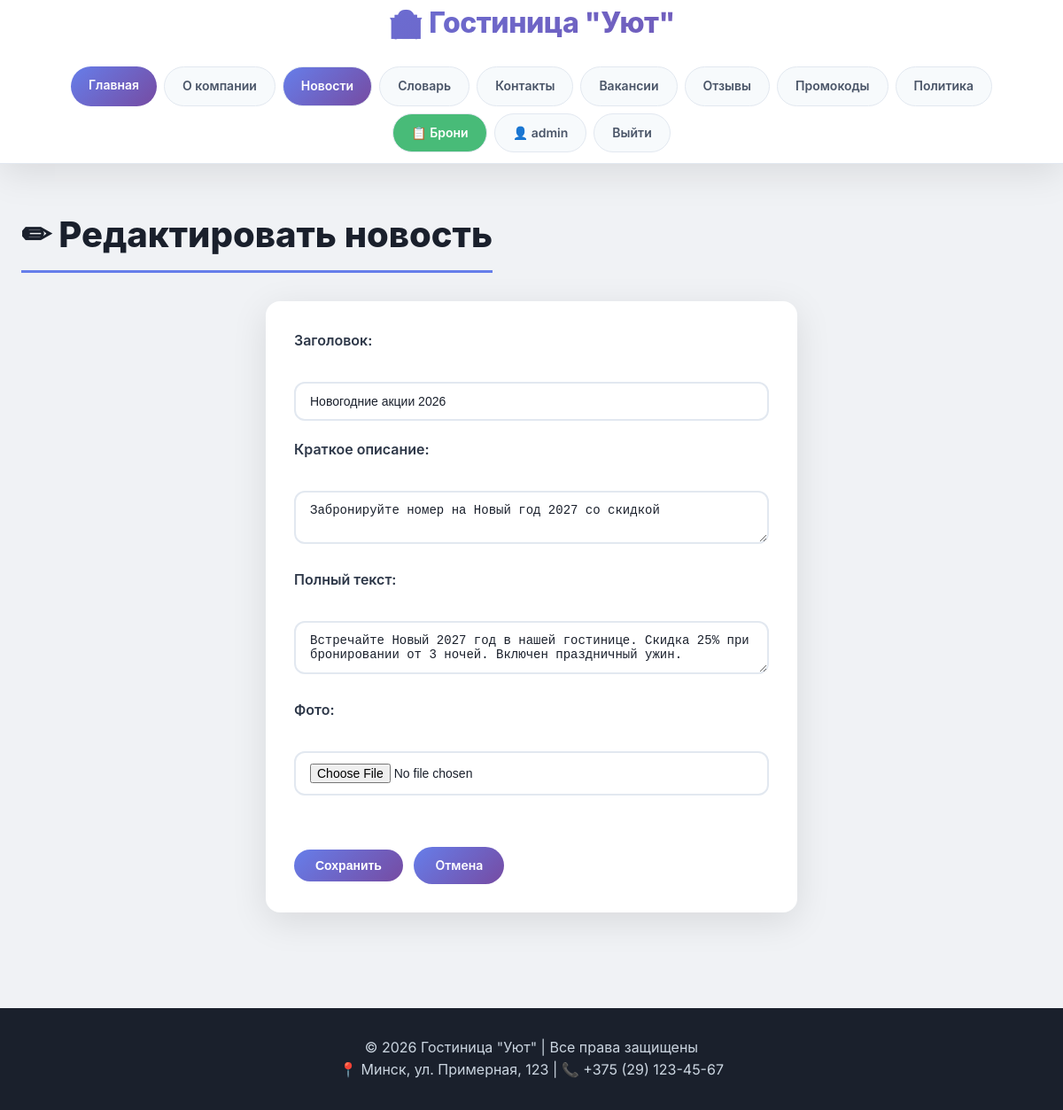
Page /news/update/2/ (signed in) on the committed database.
### hotel/models.py (models this page shows, shortened)
class News(models.Model):
    title = models.CharField(max_length=200)
    short_description = models.CharField(max_length=300)
    full_text = models.TextField()
    image = models.ImageField(upload_to='news/', null=True, blank=True)
    created_at = models.DateTimeField(auto_now_add=True)
    published_at = models.DateTimeField(default=timezone.now)
    class Meta:
        verbose_name = 'Новость'
        verbose_name_plural = 'Новости'
        ordering = ['-published_at']

### hotel/views.py (the view, shortened to what this page needs)
# urls.py: path('news/update/<int:news_id>/', views.news_update, name='news_update'),
@login_required
@user_passes_test(is_admin_only)
def news_update(request, news_id):
    news = get_object_or_404(News, id=news_id)
    return render(request, 'hotel/news_form.html', {'news': news})

### hotel/views.py (called while the page is built)
def is_admin_only(user):
    return user.is_superuser

### hotel/templates/hotel/news_form.html (shortened to what this page needs)
{% extends 'hotel/base.html' %}
{% block content %}
<h2>{% if news %}✏ Редактировать новость{% else %}➕ Добавить новость{% endif %}</h2>
<form method="post" enctype="multipart/form-data">
    <div>
        <label>Заголовок:</label><br>
        <input type="text" name="title" value="{{ news.title|default:'' }}" required>
    </div>
    <div>
        <label>Краткое описание:</label><br>
        <textarea name="short_description" required>{{ news.short_description|default:'' }}</textarea>
    </div>
    <div>
        <label>Полный текст:</label><br>
        <textarea name="full_text" required>{{ news.full_text|default:'' }}</textarea>
    </div>
    <div>
        <label>Фото:</label><br>
        <input type="file" name="image" accept="image/*">
    </div>
    <br>
    <button type="submit" class="btn">Сохранить</button>
    <a href="/news/" class="btn">Отмена</a>
</form>
{% endblock %}

### hotel/templates/hotel/base.html (shortened to what this page needs)
{% load static %}
<!DOCTYPE html>
<html lang="ru">
<head>
    <link rel="stylesheet" href="{% static 'hotel/css/style.css' %}?v=4">
</head>
<body>
    <header>
        <div class="container">
            <h1>🏨 Гостиница "Уют"</h1>
            <nav>
                <a href="/" {% if request.path == '/' %}style="background: linear-gradient(135deg, #667eea 0%, #764ba2 100%); color: white;"{% endif %}>Главная</a>
                <a href="/about/" {% if request.path == '/about/' %}style="background: linear-gradient(135deg, #667eea 0%, #764ba2 100%); color: white;"{% endif %}>О компании</a>
                <a href="/news/" {% if '/news/' in request.path and not request.path == '/' %}style="background: linear-gradient(135deg, #667eea 0%, #764ba2 100%); color: white;"{% endif %}>Новости</a>
                <a href="/glossary/" {% if request.path == '/glossary/' %}style="background: linear-gradient(135deg, #667eea 0%, #764ba2 100%); color: white;"{% endif %}>Словарь</a>
                <a href="/contacts/" {% if request.path == '/contacts/' %}style="background: linear-gradient(135deg, #667eea 0%, #764ba2 100%); color: white;"{% endif %}>Контакты</a>
                <a href="/vacancies/" {% if request.path == '/vacancies/' %}style="background: linear-gradient(135deg, #667eea 0%, #764ba2 100%); color: white;"{% endif %}>Вакансии</a>
                <a href="/reviews/" {% if request.path == '/reviews/' %}style="background: linear-gradient(135deg, #667eea 0%, #764ba2 100%); color: white;"{% endif %}>Отзывы</a>
                <a href="/promocodes/" {% if request.path == '/promocodes/' %}style="background: linear-gradient(135deg, #667eea 0%, #764ba2 100%); color: white;"{% endif %}>Промокоды</a>
                <a href="/privacy/" {% if request.path == '/privacy/' %}style="background: linear-gradient(135deg, #667eea 0%, #764ba2 100%); color: white;"{% endif %}>Политика</a>
                {% if user.is_authenticated %}
                    <a href="/all-bookings/" {% if '/all-bookings/' in request.path %}style="background: #48bb78; color: white;"{% else %}style="background:#48bb78; color:white;"{% endif %}>📋 Брони</a>
                    <a href="/profile/" {% if request.path == '/profile/' %}style="background: linear-gradient(135deg, #667eea 0%, #764ba2 100%); color: white;"{% endif %}>👤 {{ user.username }}</a>
                    <a href="/logout/">Выйти</a>
                {% endif %}
            </nav>
        </div>
    </header>
    <main>
        <div class="container">
            {% block content %}{% endblock %}
        </div>
    </main>
    <footer>
        <div class="container">
            <p>© 2026 Гостиница "Уют" | Все права защищены</p>
            <p>📍 Минск, ул. Примерная, 123 | 📞 +375 (29) 123-45-67</p>
        </div>
    </footer>
</body>
</html>

### hotel/static/hotel/css/style.css (style rules this page uses)
:root { --primary: #667eea; --primary-dark: #5a67d8; --secondary: #f56565; --dark: #2d3748; --light: #f7fafc; --gray: #718096; --success: #48bb78; --warning: #ed8936; --gradient: linear-gradient(135deg, #667eea 0%, #764ba2 100%); --shadow: 0 10px 40px rgba(0,0,0,0.1); --shadow-hover: 0 20px 60px rgba(0,0,0,0.15); --border-radius: 16px; --transition: all 0.3s ease; }
* { margin: 0; padding: 0; box-sizing: border-box; }
body { font-family: 'Inter', -apple-system, BlinkMacSystemFont, 'Segoe UI', Roboto, sans-serif; background: #f0f2f5; color: #1a202c; line-height: 1.6; min-height: 100vh; }
.container { max-width: 1280px; margin: 0 auto; padding: 0 24px; position: relative; z-index: 1; }
header { background: white; box-shadow: var(--shadow); position: sticky; top: 0; z-index: 1000; border-bottom: 1px solid #e2e8f0; }
header h1 { font-size: 2rem; font-weight: 800; background: var(--gradient); -webkit-background-clip: text; -webkit-text-fill-color: transparent; background-clip: text; margin-bottom: 12px; letter-spacing: -0.5px; text-align: center; }
nav { display: flex; flex-wrap: wrap; justify-content: center; gap: 8px; padding: 12px 0; }
nav a { color: #4a5568; text-decoration: none; padding: 10px 20px; font-weight: 600; border-radius: 40px; transition: var(--transition); font-size: 14px; white-space: nowrap; background: #f7fafc; border: 1px solid #e2e8f0; }
nav a:first-child { background: var(--gradient); color: white; border: none; }
.btn { display: inline-block; background: var(--gradient); color: white !important; padding: 10px 24px; text-decoration: none; border-radius: 40px; margin-top: 12px; margin-right: 8px; transition: var(--transition); border: none; cursor: pointer; font-weight: 600; font-size: 14px; }
form { background: white; padding: 32px; border-radius: var(--border-radius); box-shadow: var(--shadow); max-width: 600px; margin: 0 auto; }
form div { margin-bottom: 20px; }
form label { font-weight: 600; display: block; margin-bottom: 8px; color: #2d3748; }
form input, form select, form textarea { width: 100%; padding: 12px 16px; border: 2px solid #e2e8f0; border-radius: 12px; font-size: 14px; transition: var(--transition); background: white; color: #1a202c; }
footer { background: #1a202c; color: #cbd5e0; text-align: center; padding: 32px 0; margin-top: 60px; }
footer p { color: #cbd5e0; }
main { padding: 48px 0; }
main h2 { font-size: 2.5rem; font-weight: 800; margin-bottom: 32px; color: #1a202c; border-bottom: 3px solid var(--primary); display: inline-block; padding-bottom: 8px; }

### rows in the picture
News: title "Новогодние акции 2026", short_description "Забронируйте номер на Новый год 2027 со скидкой", full_text "Встречайте Новый 2027 год в нашей гостинице. Скидка 25% при бронировании от 3 ночей. Включен праздничный ужин."

### other values in the picture
{{ user.username }} "admin"
